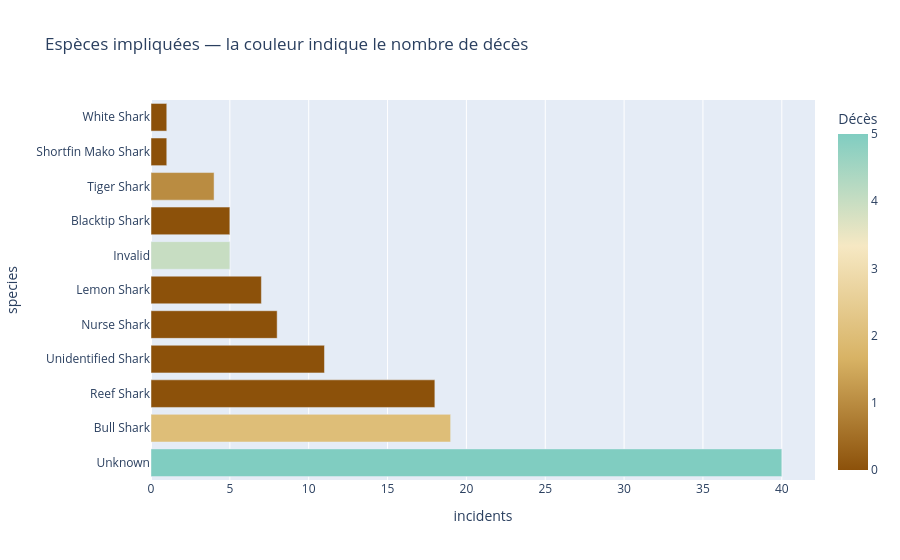

Notebook code for this chart:
### Code cell
pivot_species = (jaws
    .groupby("species", dropna=False)
    .agg(incidents=("date", "count"),
         fatals=("fatality", lambda s: (s == "Fatal").sum()),
         severe_pct=("severity", lambda s: s.isin(["Severe", "Fatal"]).mean()))
    .sort_values(["incidents", "fatals"], ascending=False))
display(pivot_species)
fig = px.bar(pivot_species.reset_index(),
             x="incidents", y="species", orientation="h",
             color="fatals", color_continuous_scale=["#8c510a", "#d8b365", "#f6e8c3", "#80cdc1"],
             hover_data={"fatal_rate": ":.1%"} if "fatal_rate" in pivot_species.columns
                        else {"severe_pct": ":.1%"},
             labels={"fatals": "Décès"},
             title="Espèces impliquées — la couleur indique le nombre de décès")
fig.show()

### Figure 1 — Plotly figure (JSON) as saved in the notebook; plotly's stock layout.template omitted (floating-point values rounded to 4 significant figures)
{"data": [{"customdata": [[0.25], [0.1579], [0.05556], [0.09091], [0.0], [0.1429], [0.4], [0.0], [0.25], [0.0], [1.0]], "hovertemplate": "incidents=%{x}<br>species=%{y}<br>severe_pct=%{customdata[0]:.1%}<br>Décès=%{marker.color}<extra></extra>", "legendgroup": "", "marker": {"color": [5, 2, 0, 0, 0, 0, 4, 0, 1, 0, 0], "coloraxis": "coloraxis", "pattern": {"shape": ""}}, "name": "", "orientation": "h", "showlegend": false, "textposition": "auto", "type": "bar", "x": [40, 19, 18, 11, 8, 7, 5, 5, 4, 1, 1], "xaxis": "x", "y": ["Unknown", "Bull Shark", "Reef Shark", "Unidentified Shark", "Nurse Shark", "Lemon Shark", "Invalid", "Blacktip Shark", "Tiger Shark", "Shortfin Mako Shark", "White Shark"], "yaxis": "y"}], "layout": {"barmode": "relative", "coloraxis": {"colorbar": {"title": {"text": "Décès"}}, "colorscale": [[0, "#8c510a"], [0.3333, "#d8b365"], [0.6667, "#f6e8c3"], [1, "#80cdc1"]]}, "legend": {"tracegroupgap": 0}, "title": {"text": "Espèces impliquées — la couleur indique le nombre de décès"}, "xaxis": {"anchor": "y", "domain": [0, 1], "title": {"text": "incidents"}}, "yaxis": {"anchor": "x", "domain": [0, 1], "title": {"text": "species"}}}}
